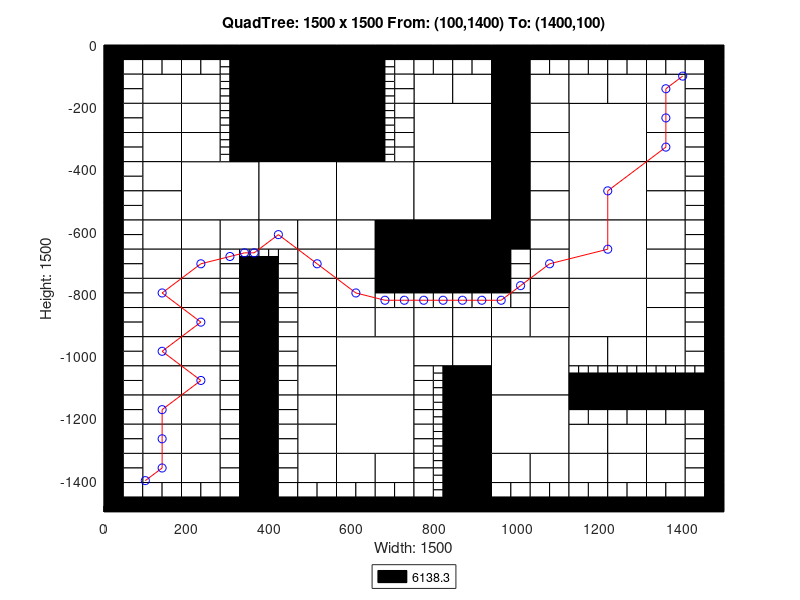

Here is the MATLAB script that generated this plot:
axis([0 1500 -1500 0]);
title('QuadTree: 1500 x 1500 From: (100,1400) To: (1400,100)');
xlabel('Width: 1500');
ylabel('Height: 1500');
rectangle('Position',[375 -187.5 187.5 187.5], 'FaceColor',[0 0 0]);
rectangle('Position',[375 -375 187.5 187.5], 'FaceColor',[0 0 0]);
rectangle('Position',[187.5 -562.5 187.5 187.5], 'FaceColor',[1 1 1]);
rectangle('Position',[375 -562.5 187.5 187.5], 'FaceColor',[1 1 1]);
rectangle('Position',[562.5 -562.5 187.5 187.5], 'FaceColor',[1 1 1]);
rectangle('Position',[750 -375 187.5 187.5], 'FaceColor',[1 1 1]);
rectangle('Position',[1125 -375 187.5 187.5], 'FaceColor',[1 1 1]);
rectangle('Position',[750 -562.5 187.5 187.5], 'FaceColor',[1 1 1]);
rectangle('Position',[750 -750 187.5 187.5], 'FaceColor',[0 0 0]);
rectangle('Position',[1125 -562.5 187.5 187.5], 'FaceColor',[1 1 1]);
rectangle('Position',[1125 -750 187.5 187.5], 'FaceColor',[1 1 1]);
rectangle('Position',[562.5 -1125 187.5 187.5], 'FaceColor',[1 1 1]);
rectangle('Position',[562.5 -1312.5 187.5 187.5], 'FaceColor',[1 1 1]);
rectangle('Position',[937.5 -1125 187.5 187.5], 'FaceColor',[1 1 1]);
rectangle('Position',[1125 -937.5 187.5 187.5], 'FaceColor',[1 1 1]);
rectangle('Position',[937.5 -1312.5 187.5 187.5], 'FaceColor',[1 1 1]);
rectangle('Position',[93.75 -187.5 93.75 93.75], 'FaceColor',[1 1 1]);
rectangle('Position',[187.5 -187.5 93.75 93.75], 'FaceColor',[1 1 1]);
rectangle('Position',[93.75 -281.25 93.75 93.75], 'FaceColor',[1 1 1]);
rectangle('Position',[93.75 -375 93.75 93.75], 'FaceColor',[1 1 1]);
rectangle('Position',[187.5 -281.25 93.75 93.75], 'FaceColor',[1 1 1]);
rectangle('Position',[187.5 -375 93.75 93.75], 'FaceColor',[1 1 1]);
rectangle('Position',[562.5 -93.75 93.75 93.75], 'FaceColor',[0 0 0]);
rectangle('Position',[562.5 -187.5 93.75 93.75], 'FaceColor',[0 0 0]);
rectangle('Position',[562.5 -281.25 93.75 93.75], 'FaceColor',[0 0 0]);
rectangle('Position',[562.5 -375 93.75 93.75], 'FaceColor',[0 0 0]);
rectangle('Position',[93.75 -468.75 93.75 93.75], 'FaceColor',[1 1 1]);
rectangle('Position',[93.75 -562.5 93.75 93.75], 'FaceColor',[1 1 1]);
rectangle('Position',[93.75 -656.25 93.75 93.75], 'FaceColor',[1 1 1]);
rectangle('Position',[93.75 -750 93.75 93.75], 'FaceColor',[1 1 1]);
rectangle('Position',[187.5 -656.25 93.75 93.75], 'FaceColor',[1 1 1]);
rectangle('Position',[281.25 -656.25 93.75 93.75], 'FaceColor',[1 1 1]);
rectangle('Position',[187.5 -750 93.75 93.75], 'FaceColor',[1 1 1]);
rectangle('Position',[375 -656.25 93.75 93.75], 'FaceColor',[1 1 1]);
rectangle('Position',[468.75 -656.25 93.75 93.75], 'FaceColor',[1 1 1]);
rectangle('Position',[468.75 -750 93.75 93.75], 'FaceColor',[1 1 1]);
rectangle('Position',[562.5 -656.25 93.75 93.75], 'FaceColor',[1 1 1]);
rectangle('Position',[656.25 -656.25 93.75 93.75], 'FaceColor',[0 0 0]);
rectangle('Position',[562.5 -750 93.75 93.75], 'FaceColor',[1 1 1]);
rectangle('Position',[656.25 -750 93.75 93.75], 'FaceColor',[0 0 0]);
rectangle('Position',[750 -187.5 93.75 93.75], 'FaceColor',[1 1 1]);
rectangle('Position',[843.75 -187.5 93.75 93.75], 'FaceColor',[1 1 1]);
rectangle('Position',[937.5 -93.75 93.75 93.75], 'FaceColor',[0 0 0]);
rectangle('Position',[937.5 -187.5 93.75 93.75], 'FaceColor',[0 0 0]);
rectangle('Position',[1031.25 -187.5 93.75 93.75], 'FaceColor',[1 1 1]);
rectangle('Position',[937.5 -281.25 93.75 93.75], 'FaceColor',[0 0 0]);
rectangle('Position',[1031.25 -281.25 93.75 93.75], 'FaceColor',[1 1 1]);
rectangle('Position',[937.5 -375 93.75 93.75], 'FaceColor',[0 0 0]);
rectangle('Position',[1031.25 -375 93.75 93.75], 'FaceColor',[1 1 1]);
rectangle('Position',[1125 -187.5 93.75 93.75], 'FaceColor',[1 1 1]);
rectangle('Position',[1218.75 -187.5 93.75 93.75], 'FaceColor',[1 1 1]);
rectangle('Position',[1312.5 -187.5 93.75 93.75], 'FaceColor',[1 1 1]);
rectangle('Position',[1312.5 -281.25 93.75 93.75], 'FaceColor',[1 1 1]);
rectangle('Position',[1312.5 -375 93.75 93.75], 'FaceColor',[1 1 1]);
rectangle('Position',[937.5 -468.75 93.75 93.75], 'FaceColor',[0 0 0]);
rectangle('Position',[1031.25 -468.75 93.75 93.75], 'FaceColor',[1 1 1]);
rectangle('Position',[937.5 -562.5 93.75 93.75], 'FaceColor',[0 0 0]);
rectangle('Position',[1031.25 -562.5 93.75 93.75], 'FaceColor',[1 1 1]);
rectangle('Position',[937.5 -656.25 93.75 93.75], 'FaceColor',[0 0 0]);
rectangle('Position',[1031.25 -656.25 93.75 93.75], 'FaceColor',[1 1 1]);
rectangle('Position',[1031.25 -750 93.75 93.75], 'FaceColor',[1 1 1]);
rectangle('Position',[1312.5 -468.75 93.75 93.75], 'FaceColor',[1 1 1]);
rectangle('Position',[1312.5 -562.5 93.75 93.75], 'FaceColor',[1 1 1]);
rectangle('Position',[1312.5 -656.25 93.75 93.75], 'FaceColor',[1 1 1]);
rectangle('Position',[1312.5 -750 93.75 93.75], 'FaceColor',[1 1 1]);
rectangle('Position',[93.75 -843.75 93.75 93.75], 'FaceColor',[1 1 1]);
rectangle('Position',[93.75 -937.5 93.75 93.75], 'FaceColor',[1 1 1]);
rectangle('Position',[187.5 -843.75 93.75 93.75], 'FaceColor',[1 1 1]);
rectangle('Position',[187.5 -937.5 93.75 93.75], 'FaceColor',[1 1 1]);
rectangle('Position',[93.75 -1031.25 93.75 93.75], 'FaceColor',[1 1 1]);
rectangle('Position',[93.75 -1125 93.75 93.75], 'FaceColor',[1 1 1]);
rectangle('Position',[187.5 -1031.25 93.75 93.75], 'FaceColor',[1 1 1]);
rectangle('Position',[187.5 -1125 93.75 93.75], 'FaceColor',[1 1 1]);
rectangle('Position',[468.75 -843.75 93.75 93.75], 'FaceColor',[1 1 1]);
rectangle('Position',[468.75 -937.5 93.75 93.75], 'FaceColor',[1 1 1]);
rectangle('Position',[562.5 -843.75 93.75 93.75], 'FaceColor',[1 1 1]);
rectangle('Position',[562.5 -937.5 93.75 93.75], 'FaceColor',[1 1 1]);
rectangle('Position',[656.25 -937.5 93.75 93.75], 'FaceColor',[1 1 1]);
rectangle('Position',[468.75 -1031.25 93.75 93.75], 'FaceColor',[1 1 1]);
rectangle('Position',[468.75 -1125 93.75 93.75], 'FaceColor',[1 1 1]);
rectangle('Position',[93.75 -1218.75 93.75 93.75], 'FaceColor',[1 1 1]);
rectangle('Position',[93.75 -1312.5 93.75 93.75], 'FaceColor',[1 1 1]);
rectangle('Position',[187.5 -1218.75 93.75 93.75], 'FaceColor',[1 1 1]);
rectangle('Position',[187.5 -1312.5 93.75 93.75], 'FaceColor',[1 1 1]);
rectangle('Position',[93.75 -1406.25 93.75 93.75], 'FaceColor',[1 1 1]);
rectangle('Position',[187.5 -1406.25 93.75 93.75], 'FaceColor',[1 1 1]);
rectangle('Position',[468.75 -1218.75 93.75 93.75], 'FaceColor',[1 1 1]);
rectangle('Position',[468.75 -1312.5 93.75 93.75], 'FaceColor',[1 1 1]);
rectangle('Position',[468.75 -1406.25 93.75 93.75], 'FaceColor',[1 1 1]);
rectangle('Position',[562.5 -1406.25 93.75 93.75], 'FaceColor',[1 1 1]);
rectangle('Position',[656.25 -1406.25 93.75 93.75], 'FaceColor',[1 1 1]);
rectangle('Position',[750 -937.5 93.75 93.75], 'FaceColor',[1 1 1]);
rectangle('Position',[843.75 -937.5 93.75 93.75], 'FaceColor',[1 1 1]);
rectangle('Position',[1031.25 -843.75 93.75 93.75], 'FaceColor',[1 1 1]);
rectangle('Position',[937.5 -937.5 93.75 93.75], 'FaceColor',[1 1 1]);
rectangle('Position',[1031.25 -937.5 93.75 93.75], 'FaceColor',[1 1 1]);
rectangle('Position',[750 -1031.25 93.75 93.75], 'FaceColor',[1 1 1]);
rectangle('Position',[843.75 -1031.25 93.75 93.75], 'FaceColor',[1 1 1]);
rectangle('Position',[843.75 -1125 93.75 93.75], 'FaceColor',[0 0 0]);
rectangle('Position',[1312.5 -843.75 93.75 93.75], 'FaceColor',[1 1 1]);
rectangle('Position',[1312.5 -937.5 93.75 93.75], 'FaceColor',[1 1 1]);
rectangle('Position',[1125 -1031.25 93.75 93.75], 'FaceColor',[1 1 1]);
rectangle('Position',[1218.75 -1031.25 93.75 93.75], 'FaceColor',[1 1 1]);
rectangle('Position',[1312.5 -1031.25 93.75 93.75], 'FaceColor',[1 1 1]);
rectangle('Position',[843.75 -1218.75 93.75 93.75], 'FaceColor',[0 0 0]);
rectangle('Position',[843.75 -1312.5 93.75 93.75], 'FaceColor',[0 0 0]);
rectangle('Position',[843.75 -1406.25 93.75 93.75], 'FaceColor',[0 0 0]);
rectangle('Position',[843.75 -1500 93.75 93.75], 'FaceColor',[0 0 0]);
rectangle('Position',[937.5 -1406.25 93.75 93.75], 'FaceColor',[1 1 1]);
rectangle('Position',[1031.25 -1406.25 93.75 93.75], 'FaceColor',[1 1 1]);
rectangle('Position',[1125 -1312.5 93.75 93.75], 'FaceColor',[1 1 1]);
rectangle('Position',[1218.75 -1312.5 93.75 93.75], 'FaceColor',[1 1 1]);
rectangle('Position',[1312.5 -1312.5 93.75 93.75], 'FaceColor',[1 1 1]);
rectangle('Position',[1125 -1406.25 93.75 93.75], 'FaceColor',[1 1 1]);
rectangle('Position',[1218.75 -1406.25 93.75 93.75], 'FaceColor',[1 1 1]);
rectangle('Position',[1312.5 -1406.25 93.75 93.75], 'FaceColor',[1 1 1]);
rectangle('Position',[0 -46.875 46.875 46.875], 'FaceColor',[0 0 0]);
rectangle('Position',[46.875 -46.875 46.875 46.875], 'FaceColor',[0 0 0]);
rectangle('Position',[0 -93.75 46.875 46.875], 'FaceColor',[0 0 0]);
rectangle('Position',[46.875 -93.75 46.875 46.875], 'FaceColor',[1 1 1]);
rectangle('Position',[93.75 -46.875 46.875 46.875], 'FaceColor',[0 0 0]);
rectangle('Position',[140.625 -46.875 46.875 46.875], 'FaceColor',[0 0 0]);
rectangle('Position',[93.75 -93.75 46.875 46.875], 'FaceColor',[1 1 1]);
rectangle('Position',[140.625 -93.75 46.875 46.875], 'FaceColor',[1 1 1]);
rectangle('Position',[0 -140.625 46.875 46.875], 'FaceColor',[0 0 0]);
rectangle('Position',[46.875 -140.625 46.875 46.875], 'FaceColor',[1 1 1]);
rectangle('Position',[0 -187.5 46.875 46.875], 'FaceColor',[0 0 0]);
rectangle('Position',[46.875 -187.5 46.875 46.875], 'FaceColor',[1 1 1]);
rectangle('Position',[187.5 -46.875 46.875 46.875], 'FaceColor',[0 0 0]);
rectangle('Position',[234.375 -46.875 46.875 46.875], 'FaceColor',[0 0 0]);
rectangle('Position',[187.5 -93.75 46.875 46.875], 'FaceColor',[1 1 1]);
rectangle('Position',[234.375 -93.75 46.875 46.875], 'FaceColor',[1 1 1]);
rectangle('Position',[281.25 -46.875 46.875 46.875], 'FaceColor',[0 0 0]);
rectangle('Position',[328.125 -46.875 46.875 46.875], 'FaceColor',[0 0 0]);
rectangle('Position',[328.125 -93.75 46.875 46.875], 'FaceColor',[0 0 0]);
rectangle('Position',[328.125 -140.625 46.875 46.875], 'FaceColor',[0 0 0]);
rectangle('Position',[328.125 -187.5 46.875 46.875], 'FaceColor',[0 0 0]);
rectangle('Position',[0 -234.375 46.875 46.875], 'FaceColor',[0 0 0]);
rectangle('Position',[46.875 -234.375 46.875 46.875], 'FaceColor',[1 1 1]);
rectangle('Position',[0 -281.25 46.875 46.875], 'FaceColor',[0 0 0]);
rectangle('Position',[46.875 -281.25 46.875 46.875], 'FaceColor',[1 1 1]);
rectangle('Position',[0 -328.125 46.875 46.875], 'FaceColor',[0 0 0]);
rectangle('Position',[46.875 -328.125 46.875 46.875], 'FaceColor',[1 1 1]);
rectangle('Position',[0 -375 46.875 46.875], 'FaceColor',[0 0 0]);
rectangle('Position',[46.875 -375 46.875 46.875], 'FaceColor',[1 1 1]);
rectangle('Position',[328.125 -234.375 46.875 46.875], 'FaceColor',[0 0 0]);
rectangle('Position',[328.125 -281.25 46.875 46.875], 'FaceColor',[0 0 0]);
rectangle('Position',[328.125 -328.125 46.875 46.875], 'FaceColor',[0 0 0]);
rectangle('Position',[328.125 -375 46.875 46.875], 'FaceColor',[0 0 0]);
rectangle('Position',[656.25 -46.875 46.875 46.875], 'FaceColor',[0 0 0]);
rectangle('Position',[703.125 -46.875 46.875 46.875], 'FaceColor',[0 0 0]);
rectangle('Position',[703.125 -93.75 46.875 46.875], 'FaceColor',[1 1 1]);
rectangle('Position',[703.125 -140.625 46.875 46.875], 'FaceColor',[1 1 1]);
rectangle('Position',[703.125 -187.5 46.875 46.875], 'FaceColor',[1 1 1]);
rectangle('Position',[703.125 -234.375 46.875 46.875], 'FaceColor',[1 1 1]);
rectangle('Position',[703.125 -281.25 46.875 46.875], 'FaceColor',[1 1 1]);
rectangle('Position',[703.125 -328.125 46.875 46.875], 'FaceColor',[1 1 1]);
rectangle('Position',[703.125 -375 46.875 46.875], 'FaceColor',[1 1 1]);
rectangle('Position',[0 -421.875 46.875 46.875], 'FaceColor',[0 0 0]);
rectangle('Position',[46.875 -421.875 46.875 46.875], 'FaceColor',[1 1 1]);
rectangle('Position',[0 -468.75 46.875 46.875], 'FaceColor',[0 0 0]);
rectangle('Position',[46.875 -468.75 46.875 46.875], 'FaceColor',[1 1 1]);
rectangle('Position',[0 -515.625 46.875 46.875], 'FaceColor',[0 0 0]);
rectangle('Position',[46.875 -515.625 46.875 46.875], 'FaceColor',[1 1 1]);
rectangle('Position',[0 -562.5 46.875 46.875], 'FaceColor',[0 0 0]);
rectangle('Position',[46.875 -562.5 46.875 46.875], 'FaceColor',[1 1 1]);
rectangle('Position',[0 -609.375 46.875 46.875], 'FaceColor',[0 0 0]);
rectangle('Position',[46.875 -609.375 46.875 46.875], 'FaceColor',[1 1 1]);
rectangle('Position',[0 -656.25 46.875 46.875], 'FaceColor',[0 0 0]);
rectangle('Position',[46.875 -656.25 46.875 46.875], 'FaceColor',[1 1 1]);
rectangle('Position',[0 -703.125 46.875 46.875], 'FaceColor',[0 0 0]);
rectangle('Position',[46.875 -703.125 46.875 46.875], 'FaceColor',[1 1 1]);
rectangle('Position',[0 -750 46.875 46.875], 'FaceColor',[0 0 0]);
rectangle('Position',[46.875 -750 46.875 46.875], 'FaceColor',[1 1 1]);
rectangle('Position',[281.25 -703.125 46.875 46.875], 'FaceColor',[1 1 1]);
rectangle('Position',[281.25 -750 46.875 46.875], 'FaceColor',[1 1 1]);
rectangle('Position',[328.125 -750 46.875 46.875], 'FaceColor',[0 0 0]);
rectangle('Position',[421.875 -703.125 46.875 46.875], 'FaceColor',[1 1 1]);
rectangle('Position',[375 -750 46.875 46.875], 'FaceColor',[0 0 0]);
rectangle('Position',[421.875 -750 46.875 46.875], 'FaceColor',[1 1 1]);
rectangle('Position',[750 -46.875 46.875 46.875], 'FaceColor',[0 0 0]);
rectangle('Position',[796.875 -46.875 46.875 46.875], 'FaceColor',[0 0 0]);
rectangle('Position',[750 -93.75 46.875 46.875], 'FaceColor',[1 1 1]);
rectangle('Position',[796.875 -93.75 46.875 46.875], 'FaceColor',[1 1 1]);
rectangle('Position',[843.75 -46.875 46.875 46.875], 'FaceColor',[0 0 0]);
rectangle('Position',[890.625 -46.875 46.875 46.875], 'FaceColor',[0 0 0]);
rectangle('Position',[843.75 -93.75 46.875 46.875], 'FaceColor',[1 1 1]);
rectangle('Position',[890.625 -93.75 46.875 46.875], 'FaceColor',[1 1 1]);
rectangle('Position',[1031.25 -46.875 46.875 46.875], 'FaceColor',[0 0 0]);
rectangle('Position',[1078.12 -46.875 46.875 46.875], 'FaceColor',[0 0 0]);
rectangle('Position',[1031.25 -93.75 46.875 46.875], 'FaceColor',[1 1 1]);
rectangle('Position',[1078.12 -93.75 46.875 46.875], 'FaceColor',[1 1 1]);
rectangle('Position',[1125 -46.875 46.875 46.875], 'FaceColor',[0 0 0]);
rectangle('Position',[1171.88 -46.875 46.875 46.875], 'FaceColor',[0 0 0]);
rectangle('Position',[1125 -93.75 46.875 46.875], 'FaceColor',[1 1 1]);
rectangle('Position',[1171.88 -93.75 46.875 46.875], 'FaceColor',[1 1 1]);
rectangle('Position',[1218.75 -46.875 46.875 46.875], 'FaceColor',[0 0 0]);
rectangle('Position',[1265.62 -46.875 46.875 46.875], 'FaceColor',[0 0 0]);
rectangle('Position',[1218.75 -93.75 46.875 46.875], 'FaceColor',[1 1 1]);
rectangle('Position',[1265.62 -93.75 46.875 46.875], 'FaceColor',[1 1 1]);
rectangle('Position',[1312.5 -46.875 46.875 46.875], 'FaceColor',[0 0 0]);
rectangle('Position',[1359.38 -46.875 46.875 46.875], 'FaceColor',[0 0 0]);
rectangle('Position',[1312.5 -93.75 46.875 46.875], 'FaceColor',[1 1 1]);
rectangle('Position',[1359.38 -93.75 46.875 46.875], 'FaceColor',[1 1 1]);
rectangle('Position',[1406.25 -46.875 46.875 46.875], 'FaceColor',[0 0 0]);
rectangle('Position',[1453.12 -46.875 46.875 46.875], 'FaceColor',[0 0 0]);
rectangle('Position',[1406.25 -93.75 46.875 46.875], 'FaceColor',[1 1 1]);
rectangle('Position',[1453.12 -93.75 46.875 46.875], 'FaceColor',[0 0 0]);
rectangle('Position',[1406.25 -140.625 46.875 46.875], 'FaceColor',[1 1 1]);
rectangle('Position',[1453.12 -140.625 46.875 46.875], 'FaceColor',[0 0 0]);
rectangle('Position',[1406.25 -187.5 46.875 46.875], 'FaceColor',[1 1 1]);
rectangle('Position',[1453.12 -187.5 46.875 46.875], 'FaceColor',[0 0 0]);
rectangle('Position',[1406.25 -234.375 46.875 46.875], 'FaceColor',[1 1 1]);
rectangle('Position',[1453.12 -234.375 46.875 46.875], 'FaceColor',[0 0 0]);
rectangle('Position',[1406.25 -281.25 46.875 46.875], 'FaceColor',[1 1 1]);
rectangle('Position',[1453.12 -281.25 46.875 46.875], 'FaceColor',[0 0 0]);
rectangle('Position',[1406.25 -328.125 46.875 46.875], 'FaceColor',[1 1 1]);
rectangle('Position',[1453.12 -328.125 46.875 46.875], 'FaceColor',[0 0 0]);
rectangle('Position',[1406.25 -375 46.875 46.875], 'FaceColor',[1 1 1]);
rectangle('Position',[1453.12 -375 46.875 46.875], 'FaceColor',[0 0 0]);
rectangle('Position',[937.5 -703.125 46.875 46.875], 'FaceColor',[0 0 0]);
rectangle('Position',[984.375 -703.125 46.875 46.875], 'FaceColor',[1 1 1]);
rectangle('Position',[937.5 -750 46.875 46.875], 'FaceColor',[0 0 0]);
rectangle('Position',[984.375 -750 46.875 46.875], 'FaceColor',[1 1 1]);
rectangle('Position',[1406.25 -421.875 46.875 46.875], 'FaceColor',[1 1 1]);
rectangle('Position',[1453.12 -421.875 46.875 46.875], 'FaceColor',[0 0 0]);
rectangle('Position',[1406.25 -468.75 46.875 46.875], 'FaceColor',[1 1 1]);
rectangle('Position',[1453.12 -468.75 46.875 46.875], 'FaceColor',[0 0 0]);
rectangle('Position',[1406.25 -515.625 46.875 46.875], 'FaceColor',[1 1 1]);
rectangle('Position',[1453.12 -515.625 46.875 46.875], 'FaceColor',[0 0 0]);
rectangle('Position',[1406.25 -562.5 46.875 46.875], 'FaceColor',[1 1 1]);
rectangle('Position',[1453.12 -562.5 46.875 46.875], 'FaceColor',[0 0 0]);
rectangle('Position',[1406.25 -609.375 46.875 46.875], 'FaceColor',[1 1 1]);
rectangle('Position',[1453.12 -609.375 46.875 46.875], 'FaceColor',[0 0 0]);
rectangle('Position',[1406.25 -656.25 46.875 46.875], 'FaceColor',[1 1 1]);
rectangle('Position',[1453.12 -656.25 46.875 46.875], 'FaceColor',[0 0 0]);
rectangle('Position',[1406.25 -703.125 46.875 46.875], 'FaceColor',[1 1 1]);
rectangle('Position',[1453.12 -703.125 46.875 46.875], 'FaceColor',[0 0 0]);
rectangle('Position',[1406.25 -750 46.875 46.875], 'FaceColor',[1 1 1]);
rectangle('Position',[1453.12 -750 46.875 46.875], 'FaceColor',[0 0 0]);
rectangle('Position',[0 -796.875 46.875 46.875], 'FaceColor',[0 0 0]);
rectangle('Position',[46.875 -796.875 46.875 46.875], 'FaceColor',[1 1 1]);
rectangle('Position',[0 -843.75 46.875 46.875], 'FaceColor',[0 0 0]);
rectangle('Position',[46.875 -843.75 46.875 46.875], 'FaceColor',[1 1 1]);
rectangle('Position',[0 -890.625 46.875 46.875], 'FaceColor',[0 0 0]);
rectangle('Position',[46.875 -890.625 46.875 46.875], 'FaceColor',[1 1 1]);
rectangle('Position',[0 -937.5 46.875 46.875], 'FaceColor',[0 0 0]);
rectangle('Position',[46.875 -937.5 46.875 46.875], 'FaceColor',[1 1 1]);
rectangle('Position',[281.25 -796.875 46.875 46.875], 'FaceColor',[1 1 1]);
rectangle('Position',[328.125 -796.875 46.875 46.875], 'FaceColor',[0 0 0]);
rectangle('Position',[281.25 -843.75 46.875 46.875], 'FaceColor',[1 1 1]);
rectangle('Position',[328.125 -843.75 46.875 46.875], 'FaceColor',[0 0 0]);
rectangle('Position',[281.25 -890.625 46.875 46.875], 'FaceColor',[1 1 1]);
rectangle('Position',[328.125 -890.625 46.875 46.875], 'FaceColor',[0 0 0]);
rectangle('Position',[281.25 -937.5 46.875 46.875], 'FaceColor',[1 1 1]);
rectangle('Position',[328.125 -937.5 46.875 46.875], 'FaceColor',[0 0 0]);
rectangle('Position',[0 -984.375 46.875 46.875], 'FaceColor',[0 0 0]);
rectangle('Position',[46.875 -984.375 46.875 46.875], 'FaceColor',[1 1 1]);
rectangle('Position',[0 -1031.25 46.875 46.875], 'FaceColor',[0 0 0]);
rectangle('Position',[46.875 -1031.25 46.875 46.875], 'FaceColor',[1 1 1]);
rectangle('Position',[0 -1078.12 46.875 46.875], 'FaceColor',[0 0 0]);
rectangle('Position',[46.875 -1078.12 46.875 46.875], 'FaceColor',[1 1 1]);
rectangle('Position',[0 -1125 46.875 46.875], 'FaceColor',[0 0 0]);
rectangle('Position',[46.875 -1125 46.875 46.875], 'FaceColor',[1 1 1]);
rectangle('Position',[281.25 -984.375 46.875 46.875], 'FaceColor',[1 1 1]);
rectangle('Position',[328.125 -984.375 46.875 46.875], 'FaceColor',[0 0 0]);
rectangle('Position',[281.25 -1031.25 46.875 46.875], 'FaceColor',[1 1 1]);
rectangle('Position',[328.125 -1031.25 46.875 46.875], 'FaceColor',[0 0 0]);
rectangle('Position',[281.25 -1078.12 46.875 46.875], 'FaceColor',[1 1 1]);
rectangle('Position',[328.125 -1078.12 46.875 46.875], 'FaceColor',[0 0 0]);
rectangle('Position',[281.25 -1125 46.875 46.875], 'FaceColor',[1 1 1]);
rectangle('Position',[328.125 -1125 46.875 46.875], 'FaceColor',[0 0 0]);
rectangle('Position',[375 -796.875 46.875 46.875], 'FaceColor',[0 0 0]);
rectangle('Position',[421.875 -796.875 46.875 46.875], 'FaceColor',[1 1 1]);
rectangle('Position',[375 -843.75 46.875 46.875], 'FaceColor',[0 0 0]);
rectangle('Position',[421.875 -843.75 46.875 46.875], 'FaceColor',[1 1 1]);
rectangle('Position',[375 -890.625 46.875 46.875], 'FaceColor',[0 0 0]);
rectangle('Position',[421.875 -890.625 46.875 46.875], 'FaceColor',[1 1 1]);
rectangle('Position',[375 -937.5 46.875 46.875], 'FaceColor',[0 0 0]);
rectangle('Position',[421.875 -937.5 46.875 46.875], 'FaceColor',[1 1 1]);
rectangle('Position',[656.25 -796.875 46.875 46.875], 'FaceColor',[0 0 0]);
rectangle('Position',[703.125 -796.875 46.875 46.875], 'FaceColor',[0 0 0]);
rectangle('Position',[656.25 -843.75 46.875 46.875], 'FaceColor',[1 1 1]);
rectangle('Position',[703.125 -843.75 46.875 46.875], 'FaceColor',[1 1 1]);
rectangle('Position',[375 -984.375 46.875 46.875], 'FaceColor',[0 0 0]);
rectangle('Position',[421.875 -984.375 46.875 46.875], 'FaceColor',[1 1 1]);
rectangle('Position',[375 -1031.25 46.875 46.875], 'FaceColor',[0 0 0]);
rectangle('Position',[421.875 -1031.25 46.875 46.875], 'FaceColor',[1 1 1]);
rectangle('Position',[375 -1078.12 46.875 46.875], 'FaceColor',[0 0 0]);
rectangle('Position',[421.875 -1078.12 46.875 46.875], 'FaceColor',[1 1 1]);
rectangle('Position',[375 -1125 46.875 46.875], 'FaceColor',[0 0 0]);
rectangle('Position',[421.875 -1125 46.875 46.875], 'FaceColor',[1 1 1]);
rectangle('Position',[0 -1171.88 46.875 46.875], 'FaceColor',[0 0 0]);
rectangle('Position',[46.875 -1171.88 46.875 46.875], 'FaceColor',[1 1 1]);
rectangle('Position',[0 -1218.75 46.875 46.875], 'FaceColor',[0 0 0]);
rectangle('Position',[46.875 -1218.75 46.875 46.875], 'FaceColor',[1 1 1]);
rectangle('Position',[0 -1265.62 46.875 46.875], 'FaceColor',[0 0 0]);
rectangle('Position',[46.875 -1265.62 46.875 46.875], 'FaceColor',[1 1 1]);
rectangle('Position',[0 -1312.5 46.875 46.875], 'FaceColor',[0 0 0]);
rectangle('Position',[46.875 -1312.5 46.875 46.875], 'FaceColor',[1 1 1]);
rectangle('Position',[281.25 -1171.88 46.875 46.875], 'FaceColor',[1 1 1]);
rectangle('Position',[328.125 -1171.88 46.875 46.875], 'FaceColor',[0 0 0]);
rectangle('Position',[281.25 -1218.75 46.875 46.875], 'FaceColor',[1 1 1]);
rectangle('Position',[328.125 -1218.75 46.875 46.875], 'FaceColor',[0 0 0]);
rectangle('Position',[281.25 -1265.62 46.875 46.875], 'FaceColor',[1 1 1]);
rectangle('Position',[328.125 -1265.62 46.875 46.875], 'FaceColor',[0 0 0]);
rectangle('Position',[281.25 -1312.5 46.875 46.875], 'FaceColor',[1 1 1]);
rectangle('Position',[328.125 -1312.5 46.875 46.875], 'FaceColor',[0 0 0]);
rectangle('Position',[0 -1359.38 46.875 46.875], 'FaceColor',[0 0 0]);
rectangle('Position',[46.875 -1359.38 46.875 46.875], 'FaceColor',[1 1 1]);
rectangle('Position',[0 -1406.25 46.875 46.875], 'FaceColor',[0 0 0]);
rectangle('Position',[46.875 -1406.25 46.875 46.875], 'FaceColor',[1 1 1]);
rectangle('Position',[0 -1453.12 46.875 46.875], 'FaceColor',[0 0 0]);
rectangle('Position',[46.875 -1453.12 46.875 46.875], 'FaceColor',[1 1 1]);
rectangle('Position',[0 -1500 46.875 46.875], 'FaceColor',[0 0 0]);
rectangle('Position',[46.875 -1500 46.875 46.875], 'FaceColor',[0 0 0]);
rectangle('Position',[93.75 -1453.12 46.875 46.875], 'FaceColor',[1 1 1]);
rectangle('Position',[140.625 -1453.12 46.875 46.875], 'FaceColor',[1 1 1]);
rectangle('Position',[93.75 -1500 46.875 46.875], 'FaceColor',[0 0 0]);
rectangle('Position',[140.625 -1500 46.875 46.875], 'FaceColor',[0 0 0]);
rectangle('Position',[281.25 -1359.38 46.875 46.875], 'FaceColor',[1 1 1]);
rectangle('Position',[328.125 -1359.38 46.875 46.875], 'FaceColor',[0 0 0]);
rectangle('Position',[281.25 -1406.25 46.875 46.875], 'FaceColor',[1 1 1]);
rectangle('Position',[328.125 -1406.25 46.875 46.875], 'FaceColor',[0 0 0]);
rectangle('Position',[187.5 -1453.12 46.875 46.875], 'FaceColor',[1 1 1]);
rectangle('Position',[234.375 -1453.12 46.875 46.875], 'FaceColor',[1 1 1]);
rectangle('Position',[187.5 -1500 46.875 46.875], 'FaceColor',[0 0 0]);
rectangle('Position',[234.375 -1500 46.875 46.875], 'FaceColor',[0 0 0]);
rectangle('Position',[281.25 -1453.12 46.875 46.875], 'FaceColor',[1 1 1]);
rectangle('Position',[328.125 -1453.12 46.875 46.875], 'FaceColor',[0 0 0]);
rectangle('Position',[281.25 -1500 46.875 46.875], 'FaceColor',[0 0 0]);
rectangle('Position',[328.125 -1500 46.875 46.875], 'FaceColor',[0 0 0]);
rectangle('Position',[375 -1171.88 46.875 46.875], 'FaceColor',[0 0 0]);
rectangle('Position',[421.875 -1171.88 46.875 46.875], 'FaceColor',[1 1 1]);
rectangle('Position',[375 -1218.75 46.875 46.875], 'FaceColor',[0 0 0]);
rectangle('Position',[421.875 -1218.75 46.875 46.875], 'FaceColor',[1 1 1]);
rectangle('Position',[375 -1265.62 46.875 46.875], 'FaceColor',[0 0 0]);
rectangle('Position',[421.875 -1265.62 46.875 46.875], 'FaceColor',[1 1 1]);
rectangle('Position',[375 -1312.5 46.875 46.875], 'FaceColor',[0 0 0]);
rectangle('Position',[421.875 -1312.5 46.875 46.875], 'FaceColor',[1 1 1]);
rectangle('Position',[375 -1359.38 46.875 46.875], 'FaceColor',[0 0 0]);
rectangle('Position',[421.875 -1359.38 46.875 46.875], 'FaceColor',[1 1 1]);
rectangle('Position',[375 -1406.25 46.875 46.875], 'FaceColor',[0 0 0]);
rectangle('Position',[421.875 -1406.25 46.875 46.875], 'FaceColor',[1 1 1]);
rectangle('Position',[375 -1453.12 46.875 46.875], 'FaceColor',[0 0 0]);
rectangle('Position',[421.875 -1453.12 46.875 46.875], 'FaceColor',[1 1 1]);
rectangle('Position',[375 -1500 46.875 46.875], 'FaceColor',[0 0 0]);
rectangle('Position',[421.875 -1500 46.875 46.875], 'FaceColor',[0 0 0]);
rectangle('Position',[468.75 -1453.12 46.875 46.875], 'FaceColor',[1 1 1]);
rectangle('Position',[515.625 -1453.12 46.875 46.875], 'FaceColor',[1 1 1]);
rectangle('Position',[468.75 -1500 46.875 46.875], 'FaceColor',[0 0 0]);
rectangle('Position',[515.625 -1500 46.875 46.875], 'FaceColor',[0 0 0]);
rectangle('Position',[562.5 -1453.12 46.875 46.875], 'FaceColor',[1 1 1]);
rectangle('Position',[609.375 -1453.12 46.875 46.875], 'FaceColor',[1 1 1]);
rectangle('Position',[562.5 -1500 46.875 46.875], 'FaceColor',[0 0 0]);
rectangle('Position',[609.375 -1500 46.875 46.875], 'FaceColor',[0 0 0]);
rectangle('Position',[656.25 -1453.12 46.875 46.875], 'FaceColor',[1 1 1]);
rectangle('Position',[703.125 -1453.12 46.875 46.875], 'FaceColor',[1 1 1]);
rectangle('Position',[656.25 -1500 46.875 46.875], 'FaceColor',[0 0 0]);
rectangle('Position',[703.125 -1500 46.875 46.875], 'FaceColor',[0 0 0]);
rectangle('Position',[750 -796.875 46.875 46.875], 'FaceColor',[0 0 0]);
rectangle('Position',[796.875 -796.875 46.875 46.875], 'FaceColor',[0 0 0]);
rectangle('Position',[750 -843.75 46.875 46.875], 'FaceColor',[1 1 1]);
rectangle('Position',[796.875 -843.75 46.875 46.875], 'FaceColor',[1 1 1]);
rectangle('Position',[843.75 -796.875 46.875 46.875], 'FaceColor',[0 0 0]);
rectangle('Position',[890.625 -796.875 46.875 46.875], 'FaceColor',[0 0 0]);
rectangle('Position',[843.75 -843.75 46.875 46.875], 'FaceColor',[1 1 1]);
rectangle('Position',[890.625 -843.75 46.875 46.875], 'FaceColor',[1 1 1]);
rectangle('Position',[937.5 -796.875 46.875 46.875], 'FaceColor',[0 0 0]);
rectangle('Position',[984.375 -796.875 46.875 46.875], 'FaceColor',[1 1 1]);
rectangle('Position',[937.5 -843.75 46.875 46.875], 'FaceColor',[1 1 1]);
rectangle('Position',[984.375 -843.75 46.875 46.875], 'FaceColor',[1 1 1]);
rectangle('Position',[750 -1078.12 46.875 46.875], 'FaceColor',[1 1 1]);
rectangle('Position',[750 -1125 46.875 46.875], 'FaceColor',[1 1 1]);
rectangle('Position',[1406.25 -796.875 46.875 46.875], 'FaceColor',[1 1 1]);
rectangle('Position',[1453.12 -796.875 46.875 46.875], 'FaceColor',[0 0 0]);
rectangle('Position',[1406.25 -843.75 46.875 46.875], 'FaceColor',[1 1 1]);
rectangle('Position',[1453.12 -843.75 46.875 46.875], 'FaceColor',[0 0 0]);
rectangle('Position',[1406.25 -890.625 46.875 46.875], 'FaceColor',[1 1 1]);
rectangle('Position',[1453.12 -890.625 46.875 46.875], 'FaceColor',[0 0 0]);
rectangle('Position',[1406.25 -937.5 46.875 46.875], 'FaceColor',[1 1 1]);
rectangle('Position',[1453.12 -937.5 46.875 46.875], 'FaceColor',[0 0 0]);
rectangle('Position',[1125 -1125 46.875 46.875], 'FaceColor',[0 0 0]);
rectangle('Position',[1171.88 -1125 46.875 46.875], 'FaceColor',[0 0 0]);
rectangle('Position',[1218.75 -1125 46.875 46.875], 'FaceColor',[0 0 0]);
rectangle('Position',[1265.62 -1125 46.875 46.875], 'FaceColor',[0 0 0]);
rectangle('Position',[1406.25 -984.375 46.875 46.875], 'FaceColor',[1 1 1]);
rectangle('Position',[1453.12 -984.375 46.875 46.875], 'FaceColor',[0 0 0]);
rectangle('Position',[1406.25 -1031.25 46.875 46.875], 'FaceColor',[1 1 1]);
rectangle('Position',[1453.12 -1031.25 46.875 46.875], 'FaceColor',[0 0 0]);
rectangle('Position',[1312.5 -1125 46.875 46.875], 'FaceColor',[0 0 0]);
rectangle('Position',[1359.38 -1125 46.875 46.875], 'FaceColor',[0 0 0]);
rectangle('Position',[1453.12 -1078.12 46.875 46.875], 'FaceColor',[0 0 0]);
rectangle('Position',[1406.25 -1125 46.875 46.875], 'FaceColor',[0 0 0]);
rectangle('Position',[1453.12 -1125 46.875 46.875], 'FaceColor',[0 0 0]);
rectangle('Position',[750 -1171.88 46.875 46.875], 'FaceColor',[1 1 1]);
rectangle('Position',[750 -1218.75 46.875 46.875], 'FaceColor',[1 1 1]);
rectangle('Position',[750 -1265.62 46.875 46.875], 'FaceColor',[1 1 1]);
rectangle('Position',[750 -1312.5 46.875 46.875], 'FaceColor',[1 1 1]);
rectangle('Position',[750 -1359.38 46.875 46.875], 'FaceColor',[1 1 1]);
rectangle('Position',[750 -1406.25 46.875 46.875], 'FaceColor',[1 1 1]);
rectangle('Position',[750 -1453.12 46.875 46.875], 'FaceColor',[1 1 1]);
rectangle('Position',[750 -1500 46.875 46.875], 'FaceColor',[0 0 0]);
rectangle('Position',[796.875 -1500 46.875 46.875], 'FaceColor',[0 0 0]);
rectangle('Position',[937.5 -1453.12 46.875 46.875], 'FaceColor',[1 1 1]);
rectangle('Position',[984.375 -1453.12 46.875 46.875], 'FaceColor',[1 1 1]);
rectangle('Position',[937.5 -1500 46.875 46.875], 'FaceColor',[0 0 0]);
rectangle('Position',[984.375 -1500 46.875 46.875], 'FaceColor',[0 0 0]);
rectangle('Position',[1031.25 -1453.12 46.875 46.875], 'FaceColor',[1 1 1]);
rectangle('Position',[1078.12 -1453.12 46.875 46.875], 'FaceColor',[1 1 1]);
rectangle('Position',[1031.25 -1500 46.875 46.875], 'FaceColor',[0 0 0]);
rectangle('Position',[1078.12 -1500 46.875 46.875], 'FaceColor',[0 0 0]);
rectangle('Position',[1125 -1171.88 46.875 46.875], 'FaceColor',[0 0 0]);
rectangle('Position',[1171.88 -1171.88 46.875 46.875], 'FaceColor',[0 0 0]);
rectangle('Position',[1125 -1218.75 46.875 46.875], 'FaceColor',[1 1 1]);
rectangle('Position',[1171.88 -1218.75 46.875 46.875], 'FaceColor',[1 1 1]);
rectangle('Position',[1218.75 -1171.88 46.875 46.875], 'FaceColor',[0 0 0]);
rectangle('Position',[1265.62 -1171.88 46.875 46.875], 'FaceColor',[0 0 0]);
rectangle('Position',[1218.75 -1218.75 46.875 46.875], 'FaceColor',[1 1 1]);
rectangle('Position',[1265.62 -1218.75 46.875 46.875], 'FaceColor',[1 1 1]);
rectangle('Position',[1312.5 -1171.88 46.875 46.875], 'FaceColor',[0 0 0]);
rectangle('Position',[1359.38 -1171.88 46.875 46.875], 'FaceColor',[0 0 0]);
rectangle('Position',[1312.5 -1218.75 46.875 46.875], 'FaceColor',[1 1 1]);
rectangle('Position',[1359.38 -1218.75 46.875 46.875], 'FaceColor',[1 1 1]);
rectangle('Position',[1406.25 -1171.88 46.875 46.875], 'FaceColor',[0 0 0]);
rectangle('Position',[1453.12 -1171.88 46.875 46.875], 'FaceColor',[0 0 0]);
rectangle('Position',[1406.25 -1218.75 46.875 46.875], 'FaceColor',[1 1 1]);
rectangle('Position',[1453.12 -1218.75 46.875 46.875], 'FaceColor',[0 0 0]);
rectangle('Position',[1406.25 -1265.62 46.875 46.875], 'FaceColor',[1 1 1]);
rectangle('Position',[1453.12 -1265.62 46.875 46.875], 'FaceColor',[0 0 0]);
rectangle('Position',[1406.25 -1312.5 46.875 46.875], 'FaceColor',[1 1 1]);
rectangle('Position',[1453.12 -1312.5 46.875 46.875], 'FaceColor',[0 0 0]);
rectangle('Position',[1125 -1453.12 46.875 46.875], 'FaceColor',[1 1 1]);
rectangle('Position',[1171.88 -1453.12 46.875 46.875], 'FaceColor',[1 1 1]);
rectangle('Position',[1125 -1500 46.875 46.875], 'FaceColor',[0 0 0]);
rectangle('Position',[1171.88 -1500 46.875 46.875], 'FaceColor',[0 0 0]);
rectangle('Position',[1218.75 -1453.12 46.875 46.875], 'FaceColor',[1 1 1]);
rectangle('Position',[1265.62 -1453.12 46.875 46.875], 'FaceColor',[1 1 1]);
rectangle('Position',[1218.75 -1500 46.875 46.875], 'FaceColor',[0 0 0]);
rectangle('Position',[1265.62 -1500 46.875 46.875], 'FaceColor',[0 0 0]);
rectangle('Position',[1406.25 -1359.38 46.875 46.875], 'FaceColor',[1 1 1]);
rectangle('Position',[1453.12 -1359.38 46.875 46.875], 'FaceColor',[0 0 0]);
rectangle('Position',[1406.25 -1406.25 46.875 46.875], 'FaceColor',[1 1 1]);
rectangle('Position',[1453.12 -1406.25 46.875 46.875], 'FaceColor',[0 0 0]);
rectangle('Position',[1312.5 -1453.12 46.875 46.875], 'FaceColor',[1 1 1]);
rectangle('Position',[1359.38 -1453.12 46.875 46.875], 'FaceColor',[1 1 1]);
rectangle('Position',[1312.5 -1500 46.875 46.875], 'FaceColor',[0 0 0]);
rectangle('Position',[1359.38 -1500 46.875 46.875], 'FaceColor',[0 0 0]);
rectangle('Position',[1406.25 -1453.12 46.875 46.875], 'FaceColor',[1 1 1]);
rectangle('Position',[1453.12 -1453.12 46.875 46.875], 'FaceColor',[0 0 0]);
rectangle('Position',[1406.25 -1500 46.875 46.875], 'FaceColor',[0 0 0]);
rectangle('Position',[1453.12 -1500 46.875 46.875], 'FaceColor',[0 0 0]);
rectangle('Position',[281.25 -70.3125 23.4375 23.4375], 'FaceColor',[1 1 1]);
rectangle('Position',[304.688 -70.3125 23.4375 23.4375], 'FaceColor',[0 0 0]);
rectangle('Position',[281.25 -93.75 23.4375 23.4375], 'FaceColor',[1 1 1]);
rectangle('Position',[304.688 -93.75 23.4375 23.4375], 'FaceColor',[0 0 0]);
rectangle('Position',[281.25 -117.188 23.4375 23.4375], 'FaceColor',[1 1 1]);
rectangle('Position',[304.688 -117.188 23.4375 23.4375], 'FaceColor',[0 0 0]);
rectangle('Position',[281.25 -140.625 23.4375 23.4375], 'FaceColor',[1 1 1]);
rectangle('Position',[304.688 -140.625 23.4375 23.4375], 'FaceColor',[0 0 0]);
rectangle('Position',[281.25 -164.062 23.4375 23.4375], 'FaceColor',[1 1 1]);
rectangle('Position',[304.688 -164.062 23.4375 23.4375], 'FaceColor',[0 0 0]);
rectangle('Position',[281.25 -187.5 23.4375 23.4375], 'FaceColor',[1 1 1]);
rectangle('Position',[304.688 -187.5 23.4375 23.4375], 'FaceColor',[0 0 0]);
rectangle('Position',[281.25 -210.938 23.4375 23.4375], 'FaceColor',[1 1 1]);
rectangle('Position',[304.688 -210.938 23.4375 23.4375], 'FaceColor',[0 0 0]);
rectangle('Position',[281.25 -234.375 23.4375 23.4375], 'FaceColor',[1 1 1]);
rectangle('Position',[304.688 -234.375 23.4375 23.4375], 'FaceColor',[0 0 0]);
rectangle('Position',[281.25 -257.812 23.4375 23.4375], 'FaceColor',[1 1 1]);
rectangle('Position',[304.688 -257.812 23.4375 23.4375], 'FaceColor',[0 0 0]);
rectangle('Position',[281.25 -281.25 23.4375 23.4375], 'FaceColor',[1 1 1]);
rectangle('Position',[304.688 -281.25 23.4375 23.4375], 'FaceColor',[0 0 0]);
rectangle('Position',[281.25 -304.688 23.4375 23.4375], 'FaceColor',[1 1 1]);
rectangle('Position',[304.688 -304.688 23.4375 23.4375], 'FaceColor',[0 0 0]);
rectangle('Position',[281.25 -328.125 23.4375 23.4375], 'FaceColor',[1 1 1]);
rectangle('Position',[304.688 -328.125 23.4375 23.4375], 'FaceColor',[0 0 0]);
rectangle('Position',[281.25 -351.562 23.4375 23.4375], 'FaceColor',[1 1 1]);
rectangle('Position',[304.688 -351.562 23.4375 23.4375], 'FaceColor',[0 0 0]);
rectangle('Position',[281.25 -375 23.4375 23.4375], 'FaceColor',[1 1 1]);
rectangle('Position',[304.688 -375 23.4375 23.4375], 'FaceColor',[0 0 0]);
rectangle('Position',[656.25 -70.3125 23.4375 23.4375], 'FaceColor',[0 0 0]);
rectangle('Position',[679.688 -70.3125 23.4375 23.4375], 'FaceColor',[1 1 1]);
rectangle('Position',[656.25 -93.75 23.4375 23.4375], 'FaceColor',[0 0 0]);
rectangle('Position',[679.688 -93.75 23.4375 23.4375], 'FaceColor',[1 1 1]);
rectangle('Position',[656.25 -117.188 23.4375 23.4375], 'FaceColor',[0 0 0]);
rectangle('Position',[679.688 -117.188 23.4375 23.4375], 'FaceColor',[1 1 1]);
rectangle('Position',[656.25 -140.625 23.4375 23.4375], 'FaceColor',[0 0 0]);
rectangle('Position',[679.688 -140.625 23.4375 23.4375], 'FaceColor',[1 1 1]);
rectangle('Position',[656.25 -164.062 23.4375 23.4375], 'FaceColor',[0 0 0]);
rectangle('Position',[679.688 -164.062 23.4375 23.4375], 'FaceColor',[1 1 1]);
rectangle('Position',[656.25 -187.5 23.4375 23.4375], 'FaceColor',[0 0 0]);
rectangle('Position',[679.688 -187.5 23.4375 23.4375], 'FaceColor',[1 1 1]);
rectangle('Position',[656.25 -210.938 23.4375 23.4375], 'FaceColor',[0 0 0]);
rectangle('Position',[679.688 -210.938 23.4375 23.4375], 'FaceColor',[1 1 1]);
rectangle('Position',[656.25 -234.375 23.4375 23.4375], 'FaceColor',[0 0 0]);
rectangle('Position',[679.688 -234.375 23.4375 23.4375], 'FaceColor',[1 1 1]);
rectangle('Position',[656.25 -257.812 23.4375 23.4375], 'FaceColor',[0 0 0]);
rectangle('Position',[679.688 -257.812 23.4375 23.4375], 'FaceColor',[1 1 1]);
rectangle('Position',[656.25 -281.25 23.4375 23.4375], 'FaceColor',[0 0 0]);
rectangle('Position',[679.688 -281.25 23.4375 23.4375], 'FaceColor',[1 1 1]);
rectangle('Position',[656.25 -304.688 23.4375 23.4375], 'FaceColor',[0 0 0]);
rectangle('Position',[679.688 -304.688 23.4375 23.4375], 'FaceColor',[1 1 1]);
rectangle('Position',[656.25 -328.125 23.4375 23.4375], 'FaceColor',[0 0 0]);
rectangle('Position',[679.688 -328.125 23.4375 23.4375], 'FaceColor',[1 1 1]);
rectangle('Position',[656.25 -351.562 23.4375 23.4375], 'FaceColor',[0 0 0]);
rectangle('Position',[679.688 -351.562 23.4375 23.4375], 'FaceColor',[1 1 1]);
rectangle('Position',[656.25 -375 23.4375 23.4375], 'FaceColor',[0 0 0]);
rectangle('Position',[679.688 -375 23.4375 23.4375], 'FaceColor',[1 1 1]);
rectangle('Position',[328.125 -679.688 23.4375 23.4375], 'FaceColor',[1 1 1]);
rectangle('Position',[351.562 -679.688 23.4375 23.4375], 'FaceColor',[1 1 1]);
rectangle('Position',[328.125 -703.125 23.4375 23.4375], 'FaceColor',[0 0 0]);
rectangle('Position',[351.562 -703.125 23.4375 23.4375], 'FaceColor',[0 0 0]);
rectangle('Position',[375 -679.688 23.4375 23.4375], 'FaceColor',[1 1 1]);
rectangle('Position',[398.438 -679.688 23.4375 23.4375], 'FaceColor',[1 1 1]);
rectangle('Position',[375 -703.125 23.4375 23.4375], 'FaceColor',[0 0 0]);
rectangle('Position',[398.438 -703.125 23.4375 23.4375], 'FaceColor',[0 0 0]);
rectangle('Position',[796.875 -1054.69 23.4375 23.4375], 'FaceColor',[1 1 1]);
rectangle('Position',[820.312 -1054.69 23.4375 23.4375], 'FaceColor',[0 0 0]);
rectangle('Position',[796.875 -1078.12 23.4375 23.4375], 'FaceColor',[1 1 1]);
rectangle('Position',[820.312 -1078.12 23.4375 23.4375], 'FaceColor',[0 0 0]);
rectangle('Position',[796.875 -1101.56 23.4375 23.4375], 'FaceColor',[1 1 1]);
rectangle('Position',[820.312 -1101.56 23.4375 23.4375], 'FaceColor',[0 0 0]);
rectangle('Position',[796.875 -1125 23.4375 23.4375], 'FaceColor',[1 1 1]);
rectangle('Position',[820.312 -1125 23.4375 23.4375], 'FaceColor',[0 0 0]);
rectangle('Position',[1125 -1054.69 23.4375 23.4375], 'FaceColor',[1 1 1]);
rectangle('Position',[1148.44 -1054.69 23.4375 23.4375], 'FaceColor',[1 1 1]);
rectangle('Position',[1125 -1078.12 23.4375 23.4375], 'FaceColor',[0 0 0]);
rectangle('Position',[1148.44 -1078.12 23.4375 23.4375], 'FaceColor',[0 0 0]);
rectangle('Position',[1171.88 -1054.69 23.4375 23.4375], 'FaceColor',[1 1 1]);
rectangle('Position',[1195.31 -1054.69 23.4375 23.4375], 'FaceColor',[1 1 1]);
rectangle('Position',[1171.88 -1078.12 23.4375 23.4375], 'FaceColor',[0 0 0]);
rectangle('Position',[1195.31 -1078.12 23.4375 23.4375], 'FaceColor',[0 0 0]);
rectangle('Position',[1218.75 -1054.69 23.4375 23.4375], 'FaceColor',[1 1 1]);
rectangle('Position',[1242.19 -1054.69 23.4375 23.4375], 'FaceColor',[1 1 1]);
rectangle('Position',[1218.75 -1078.12 23.4375 23.4375], 'FaceColor',[0 0 0]);
rectangle('Position',[1242.19 -1078.12 23.4375 23.4375], 'FaceColor',[0 0 0]);
rectangle('Position',[1265.62 -1054.69 23.4375 23.4375], 'FaceColor',[1 1 1]);
rectangle('Position',[1289.06 -1054.69 23.4375 23.4375], 'FaceColor',[1 1 1]);
rectangle('Position',[1265.62 -1078.12 23.4375 23.4375], 'FaceColor',[0 0 0]);
rectangle('Position',[1289.06 -1078.12 23.4375 23.4375], 'FaceColor',[0 0 0]);
rectangle('Position',[1312.5 -1054.69 23.4375 23.4375], 'FaceColor',[1 1 1]);
rectangle('Position',[1335.94 -1054.69 23.4375 23.4375], 'FaceColor',[1 1 1]);
rectangle('Position',[1312.5 -1078.12 23.4375 23.4375], 'FaceColor',[0 0 0]);
rectangle('Position',[1335.94 -1078.12 23.4375 23.4375], 'FaceColor',[0 0 0]);
rectangle('Position',[1359.38 -1054.69 23.4375 23.4375], 'FaceColor',[1 1 1]);
rectangle('Position',[1382.81 -1054.69 23.4375 23.4375], 'FaceColor',[1 1 1]);
rectangle('Position',[1359.38 -1078.12 23.4375 23.4375], 'FaceColor',[0 0 0]);
rectangle('Position',[1382.81 -1078.12 23.4375 23.4375], 'FaceColor',[0 0 0]);
rectangle('Position',[1406.25 -1054.69 23.4375 23.4375], 'FaceColor',[1 1 1]);
rectangle('Position',[1429.69 -1054.69 23.4375 23.4375], 'FaceColor',[1 1 1]);
rectangle('Position',[1406.25 -1078.12 23.4375 23.4375], 'FaceColor',[0 0 0]);
rectangle('Position',[1429.69 -1078.12 23.4375 23.4375], 'FaceColor',[0 0 0]);
rectangle('Position',[796.875 -1148.44 23.4375 23.4375], 'FaceColor',[1 1 1]);
rectangle('Position',[820.312 -1148.44 23.4375 23.4375], 'FaceColor',[0 0 0]);
rectangle('Position',[796.875 -1171.88 23.4375 23.4375], 'FaceColor',[1 1 1]);
rectangle('Position',[820.312 -1171.88 23.4375 23.4375], 'FaceColor',[0 0 0]);
rectangle('Position',[796.875 -1195.31 23.4375 23.4375], 'FaceColor',[1 1 1]);
rectangle('Position',[820.312 -1195.31 23.4375 23.4375], 'FaceColor',[0 0 0]);
rectangle('Position',[796.875 -1218.75 23.4375 23.4375], 'FaceColor',[1 1 1]);
rectangle('Position',[820.312 -1218.75 23.4375 23.4375], 'FaceColor',[0 0 0]);
rectangle('Position',[796.875 -1242.19 23.4375 23.4375], 'FaceColor',[1 1 1]);
rectangle('Position',[820.312 -1242.19 23.4375 23.4375], 'FaceColor',[0 0 0]);
rectangle('Position',[796.875 -1265.62 23.4375 23.4375], 'FaceColor',[1 1 1]);
rectangle('Position',[820.312 -1265.62 23.4375 23.4375], 'FaceColor',[0 0 0]);
rectangle('Position',[796.875 -1289.06 23.4375 23.4375], 'FaceColor',[1 1 1]);
rectangle('Position',[820.312 -1289.06 23.4375 23.4375], 'FaceColor',[0 0 0]);
rectangle('Position',[796.875 -1312.5 23.4375 23.4375], 'FaceColor',[1 1 1]);
rectangle('Position',[820.312 -1312.5 23.4375 23.4375], 'FaceColor',[0 0 0]);
rectangle('Position',[796.875 -1335.94 23.4375 23.4375], 'FaceColor',[1 1 1]);
rectangle('Position',[820.312 -1335.94 23.4375 23.4375], 'FaceColor',[0 0 0]);
rectangle('Position',[796.875 -1359.38 23.4375 23.4375], 'FaceColor',[1 1 1]);
rectangle('Position',[820.312 -1359.38 23.4375 23.4375], 'FaceColor',[0 0 0]);
rectangle('Position',[796.875 -1382.81 23.4375 23.4375], 'FaceColor',[1 1 1]);
rectangle('Position',[820.312 -1382.81 23.4375 23.4375], 'FaceColor',[0 0 0]);
rectangle('Position',[796.875 -1406.25 23.4375 23.4375], 'FaceColor',[1 1 1]);
rectangle('Position',[820.312 -1406.25 23.4375 23.4375], 'FaceColor',[0 0 0]);
rectangle('Position',[796.875 -1429.69 23.4375 23.4375], 'FaceColor',[1 1 1]);
rectangle('Position',[820.312 -1429.69 23.4375 23.4375], 'FaceColor',[0 0 0]);
rectangle('Position',[796.875 -1453.12 23.4375 23.4375], 'FaceColor',[1 1 1]);
rectangle('Position',[820.312 -1453.12 23.4375 23.4375], 'FaceColor',[0 0 0]);
X=[1400,1359.38,1359.38,1359.38,1218.75,1218.75,1078.12,1007.81,960.938,914.062,867.188,820.312,773.438,726.562,679.688,609.375,515.625,421.875,363.281,339.844,304.688,234.375,140.625,234.375,140.625,234.375,140.625,140.625,140.625,100];
Y=[-100,-140.625,-234.375,-328.125,-468.75,-656.25,-703.125,-773.438,-820.312,-820.312,-820.312,-820.312,-820.312,-820.312,-820.312,-796.875,-703.125,-609.375,-667.969,-667.969,-679.688,-703.125,-796.875,-890.625,-984.375,-1078.12,-1171.88,-1265.62,-1359.38,-1400];
hold on;
plot(X,Y,'r');
plot(X,Y,'bo');
legend('6138.3','Location','southoutside');
